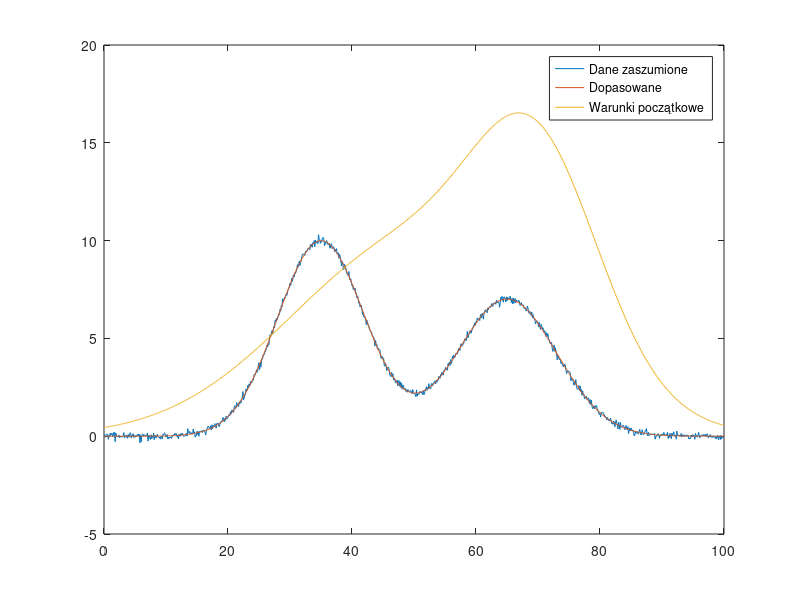

MATLAB code for this plot:
clear all
close all
clc



h1=10;
b1=35;
c1=7;

h2=7;
b2=65;
c2=8;


y = @(h, b, c, x)  h * exp(  - (x-b).^2 / (2*c*c)   )

s = @(h, b, c, x) y(h(1), b(1), c(1), x) + y(h(2), b(2), c(2), x);


% beta = [ h1 h2 b1 b2 c1 c2 ]
s_final = @(beta, x) s(beta(1:2), beta(3:4), beta(5:6), x)



beta_0 = [10 10 50 70 20 10]

beta_oczekiwane = [ h1 h2 b1 b2 c1 c2 ]

X = [0:0.1:100];
Y = s_final(beta_oczekiwane, X) + 0.01*h1*randn(size(X));

beta = nlinfit(X, Y, s_final, beta_0)



plot(X, Y); hold on
plot(X, s_final(beta, X));
plot(X, s_final(beta_0, X));

legend("Dane zaszumione", "Dopasowane", "Warunki początkowe")






















